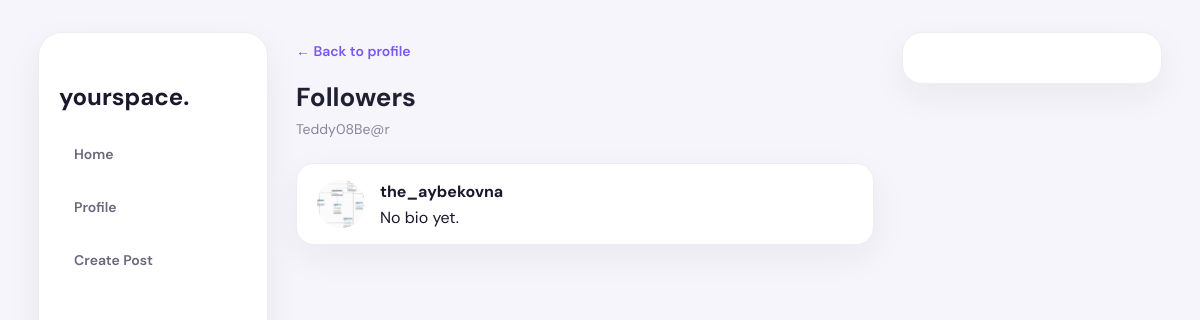
The app's page /users/Teddy08Be@r/followers/ (signed in) with its own data.
### accounts/models.py (models this page shows, shortened)
class User(AbstractUser):
    bio = models.TextField(max_length=300, blank=True)
    avatar = models.ImageField(
        upload_to='avatars/',
        blank=True,
        null=True,
    )

class Follow(models.Model):
    follower = models.ForeignKey(
    User,
    on_delete=models.CASCADE,
    related_name='following'
    )
    following = models.ForeignKey(
    User,
    on_delete=models.CASCADE,
    related_name='followers'
    )
    created_at = models.DateTimeField(auto_now_add=True)
    class Meta:
        constraints = [
            models.UniqueConstraint(
                fields=['follower', 'following'],
                name='unique_follow'
            )
        ]

### accounts/views.py (the view)
@login_required
def followers_list_view(request, username):
    profile_user = get_object_or_404(User, username=username)
    follows = Follow.objects.filter(
        following=profile_user
    ).select_related('follower')
    return render(request, 'accounts/follow_list.html', {
        'profile_user': profile_user,
        'follows': follows,
        'list_type': 'Followers'
    })

### accounts/templates/accounts/follow_list.html (shortened to what this page needs)
<!DOCTYPE html>
{% load static %}
<html lang="en">
<head>
    <link rel="stylesheet" href="{% static 'css/home.css' %}">
    <link rel="stylesheet" href="{% static 'css/profile.css' %}">
</head>
<body>
    <div class="app-container">
        <aside class="sidebar">
            <h1>yourspace.</h1>
            <nav class="navigation">
                <a href="{% url 'home' %}">Home</a>
                <a href="{% url 'profile' %}">Profile</a>
                <a href="{% url 'create_post' %}">Create Post</a>
            </nav>
        </aside>
        <main class="feed">
            <div class="follow-list-header">
                <a href="{% url 'user_profile' profile_user.username %}">← Back to profile</a>
                <h2>{{ list_type }}</h2>
                <p>{{ profile_user.username }}</p>
            </div>
            <div class="follow-list">
                {% for follow in follows %}
                    {% if list_type == 'Followers' %}
                        {% with person=follow.follower %}
                            <a href="{% url 'user_profile' person.username %}" class="follow-user">
                                {% if person.avatar %}
                                    <img src="{{ person.avatar.url }}" alt="{{ person.username }}">
                                {% else %}
                                    <div class="follow-avatar-placeholder">
                                        {{ person.username|first|upper }}
                                    </div>
                                {% endif %}
                                <div class="follow-user-info">
                                    <strong>{{ person.username }}</strong>
                                    <span>{{ person.bio|default:"No bio yet." }}</span>
                                </div>
                            </a>
                        {% endwith %}
                    {% endif %}
                {% empty %}
                    <p class="empty-follow-list">No users found yet.</p>
                {% endfor %}
            </div>
        </main>
        <aside class="right-sidebar"></aside>
    </div>
</body>
</html>

### accounts/static/css/home.css (style rules this page uses)
:root { --background: #f6f5fb; --surface: #ffffff; --text: #19182d; --muted: #88879b; --purple: #7957f5; --purple-dark: #6542e8; --purple-light: #f0ecff; --border: #eeedf4; --danger: #e05252; --shadow: 0 12px 35px rgba(35, 27, 75, 0.06); --radius: 20px; }
* { box-sizing: border-box; }
html { scroll-behavior: smooth; }
body { margin: 0; min-height: 100vh; background: var(--background); color: var(--text); font-family: 'DM Sans', sans-serif; }
a { color: inherit; text-decoration: none; }
img { max-width: 100%; }
.app-container { width: min(1440px, 100%); min-height: 100vh; margin: 0 auto; padding: 32px 38px; display: grid; grid-template-columns: 230px minmax(0, 1fr) 260px; gap: 28px; }
.sidebar { position: sticky; top: 32px; height: calc(100vh - 64px); min-height: 560px; padding: 28px 20px; display: flex; flex-direction: column; background: var(--surface); border: 1px solid var(--border); border-radius: 24px; box-shadow: var(--shadow); }
.navigation { display: flex; flex-direction: column; gap: 9px; }
.navigation a { display: flex; align-items: center; gap: 12px; padding: 13px 15px; border-radius: 12px; color: #68677b; font-size: 14px; font-weight: 600; transition: background .2s ease, color .2s ease, transform .2s ease; }
.feed { min-width: 0; padding: 8px 0 40px; }
.right-sidebar { position: sticky; top: 32px; align-self: start; padding: 25px 22px; background: var(--surface); border: 1px solid var(--border); border-radius: var(--radius); box-shadow: var(--shadow); }

### accounts/static/css/profile.css (style rules this page uses)
.follow-list-header { margin-bottom: 25px; }
.follow-list-header > a { display: inline-block; margin-bottom: 20px; color: var(--purple); text-decoration: none; font-size: 14px; font-weight: 600; }
.follow-list-header h2 { margin: 0 0 6px; font-size: 26px; color: #202033; }
.follow-list-header p { margin: 0; color: var(--muted); font-size: 14px; }
.follow-list { display: flex; flex-direction: column; background: #ffffff; border: 1px solid var(--border); border-radius: 18px; overflow: hidden; box-shadow: var(--shadow); }
.follow-user { display: flex; align-items: center; gap: 15px; padding: 16px 20px; text-decoration: none; color: inherit; border-bottom: 1px solid var(--border); transition: background 0.2s ease; }
.follow-user:last-child { border-bottom: none; }
.follow-user img, .follow-avatar-placeholder { width: 48px; height: 48px; border-radius: 50%; flex-shrink: 0; }
.follow-user img { object-fit: cover; }
.follow-user-info { display: flex; flex-direction: column; gap: 5px; min-width: 0; }

### records on screen
User: username "Teddy08Be@r"
Follow: follower.avatar (picture), follower.username "the_aybekovna", follower.bio "No bio yet."

### other values on screen
{{ list_type }} "Followers"
